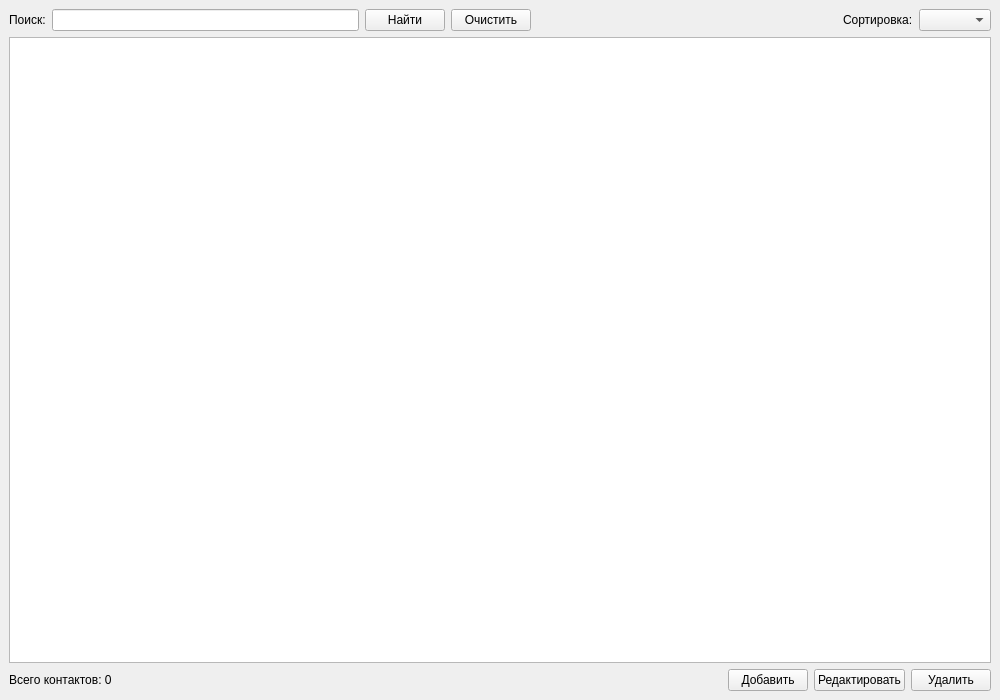
<?xml version="1.0" encoding="UTF-8"?>
<ui version="4.0">
 <class>MainWindow</class>
 <widget class="QMainWindow" name="MainWindow">
  <property name="geometry">
   <rect>
    <x>0</x>
    <y>0</y>
    <width>1000</width>
    <height>700</height>
   </rect>
  </property>
  <property name="windowTitle">
   <string>Менеджер контактов</string>
  </property>
  <widget class="QWidget" name="centralwidget">
   <layout class="QVBoxLayout" name="verticalLayout">
    <item>
     <layout class="QHBoxLayout" name="horizontalLayout">
      <item>
       <widget class="QLabel" name="searchLabel">
        <property name="text">
         <string>Поиск:</string>
        </property>
       </widget>
      </item>
      <item>
       <widget class="QLineEdit" name="searchLineEdit"/>
      </item>
      <item>
       <widget class="QPushButton" name="searchButton">
        <property name="text">
         <string>Найти</string>
        </property>
       </widget>
      </item>
      <item>
       <widget class="QPushButton" name="clearSearchButton">
        <property name="text">
         <string>Очистить</string>
        </property>
       </widget>
      </item>
      <item>
       <spacer name="horizontalSpacer">
        <property name="orientation">
         <enum>Qt::Horizontal</enum>
        </property>
        <property name="sizeHint" stdset="0">
         <size>
          <width>40</width>
          <height>20</height>
         </size>
        </property>
       </spacer>
      </item>
      <item>
       <widget class="QLabel" name="sortLabel">
        <property name="text">
         <string>Сортировка:</string>
        </property>
       </widget>
      </item>
      <item>
       <widget class="QComboBox" name="sortComboBox"/>
      </item>
     </layout>
    </item>
    <item>
     <widget class="QTableWidget" name="tableWidget"/>
    </item>
    <item>
     <layout class="QHBoxLayout" name="horizontalLayout_2">
      <item>
       <widget class="QLabel" name="statusLabel">
        <property name="text">
         <string>Всего контактов: 0</string>
        </property>
       </widget>
      </item>
      <item>
       <spacer name="horizontalSpacer_2">
        <property name="orientation">
         <enum>Qt::Horizontal</enum>
        </property>
        <property name="sizeHint" stdset="0">
         <size>
          <width>40</width>
          <height>20</height>
         </size>
        </property>
       </spacer>
      </item>
      <item>
       <widget class="QPushButton" name="addButton">
        <property name="text">
         <string>Добавить</string>
        </property>
       </widget>
      </item>
      <item>
       <widget class="QPushButton" name="editButton">
        <property name="text">
         <string>Редактировать</string>
        </property>
       </widget>
      </item>
      <item>
       <widget class="QPushButton" name="deleteButton">
        <property name="text">
         <string>Удалить</string>
        </property>
       </widget>
      </item>
     </layout>
    </item>
   </layout>
  </widget>
 </widget>
 <resources/>
 <connections>
  <connection>
   <sender>addButton</sender>
   <signal>clicked()</signal>
   <receiver>MainWindow</receiver>
   <slot>on_addButton_clicked()</slot>
  </connection>
  <connection>
   <sender>editButton</sender>
   <signal>clicked()</signal>
   <receiver>MainWindow</receiver>
   <slot>on_editButton_clicked()</slot>
  </connection>
  <connection>
   <sender>deleteButton</sender>
   <signal>clicked()</signal>
   <receiver>MainWindow</receiver>
   <slot>on_deleteButton_clicked()</slot>
  </connection>
  <connection>
   <sender>searchButton</sender>
   <signal>clicked()</signal>
   <receiver>MainWindow</receiver>
   <slot>on_searchButton_clicked()</slot>
  </connection>
  <connection>
   <sender>clearSearchButton</sender>
   <signal>clicked()</signal>
   <receiver>MainWindow</receiver>
   <slot>on_clearSearchButton_clicked()</slot>
  </connection>
  <connection>
   <sender>sortComboBox</sender>
   <signal>currentIndexChanged(int)</signal>
   <receiver>MainWindow</receiver>
   <slot>on_sortComboBox_currentIndexChanged(int)</slot>
  </connection>
 </connections>
 <slots>
  <slot>on_addButton_clicked()</slot>
  <slot>on_editButton_clicked()</slot>
  <slot>on_deleteButton_clicked()</slot>
  <slot>on_searchButton_clicked()</slot>
  <slot>on_clearSearchButton_clicked()</slot>
  <slot>on_sortComboBox_currentIndexChanged(int)</slot>
 </slots>
</ui>
